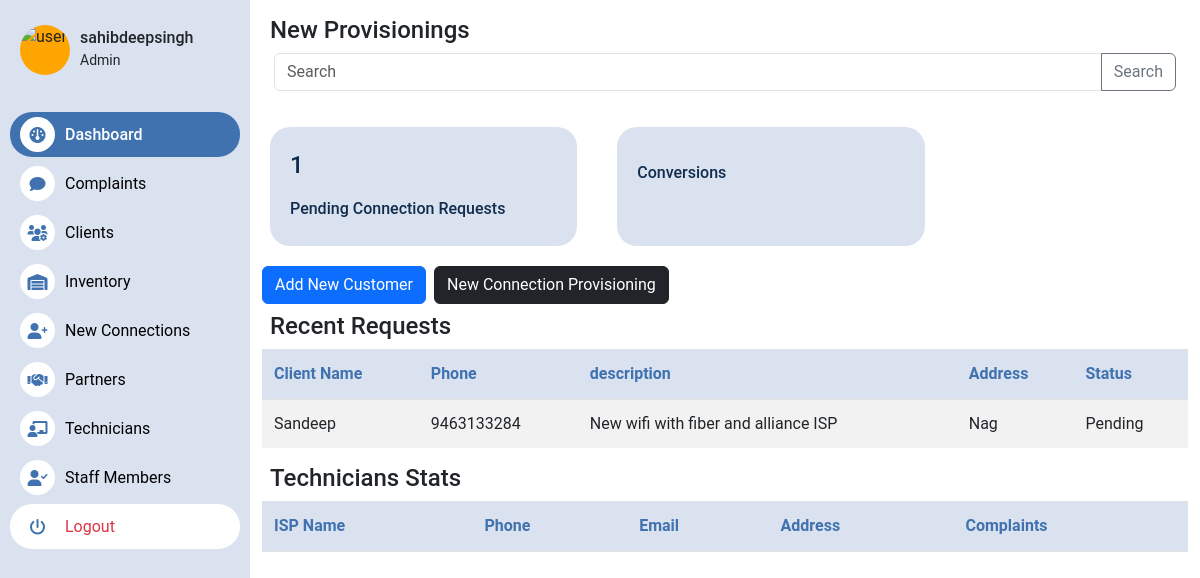
/accounts/provisioning/dashboard (signed in), run on the app's committed database.
### users/models.py (models this page shows, shortened)
class NewConnectionRequest(models.Model):
    name = models.CharField(max_length=255)
    phone_number = models.CharField(max_length=15)
    address = models.TextField()
    description = models.TextField()
    date = models.DateTimeField(auto_now_add=True)
    is_completed = models.BooleanField(default=False)
    is_deleted = models.BooleanField(default=False)
    status = models.CharField(max_length=255, default='Pending')
    assigned_to = models.ForeignKey(Technician, on_delete=models.CASCADE, blank=True, null=True)
    partner = models.ForeignKey(Partner, on_delete=models.CASCADE, blank=True, null=True)
    request_type = models.CharField(max_length=255, default='New Internet Connection', choices=request_type)

### users/views.py (the view)
# urls.py: path('provisioning/dashboard',new_conn_dash,name='new-conn-dash'),
@group_required(("Staff", "Partner","Admin","Technician"))
def new_conn_dash(request):
    partner = return_user_partner(request)
    pending_conn = NewConnectionRequest.objects.filter(partner=partner,status="Pending")
    camera_connections = NewConnectionRequest.objects.filter(partner=partner,request_type="Camera Connection")
    new_internet_connections = NewConnectionRequest.objects.filter(partner=partner,request_type="New Internet Connection")
    conersions = NewConnectionRequest.objects.filter(partner=partner,is_completed=True)
    recent_clients = NewConnectionRequest.objects.filter(partner=partner).order_by("-id")
    context={
        "pending_conn":pending_conn,
        "conersions":conersions,
        "recent_clients":recent_clients,
        "new_isp":new_internet_connections,
        "camera_connections":camera_connections
    }
    return render(request, "users/new_connections_dash.html", context)

### users/views.py (called while the page is built)
def return_user_partner(request):
        user = request.user
        try:
            staff = StaffMember.objects.get(user=user)
            partner = staff.partner
        except:
            pass
        try:
            partner = Partner.objects.get(user=user)
        except:
            pass
        if partner:
            return partner
        return None

### templates/users/new_connections_dash.html (shortened to what this page needs)
{% extends 'home/base.html' %}
{% block content %}
<div class="container mt-3">
    <h4 class="mx-2">New Provisionings</h4>
    <div class="container">
        <form action="{% url 'search_user' %}" method="post">
            <div class="input-group mb-3">
                <input type="text" class="form-control" placeholder="Search" name="number" aria-label="Search" aria-describedby="button-addon2">
                <button class="btn btn-outline-secondary" type="submit" id="button-addon2">Search</button>
            </div>
        </form>
    </div>
    <div class="row w-75">
            <div class="col stats">
                <p>{{pending_conn.count}} </p>
                <h6>Pending Connection Requests</h6>
            </div>
            <div class="col stats">
                <h6>Conversions</h6>
            </div>
    </div>
    <div class="d-flex ">
        <a href="{%  url 'create-customer' %}"><button class="btn btn-primary ">Add New Customer</button></a>
        <a href="{%  url 'create-connection-request' %}"><button class="btn btn-dark mx-2">New Connection Provisioning</button></a>
    </div>
    <h4 class="mx-2 mt-2">Recent Requests</h4>
    <table class="custom-table">
        <thead>
            <tr>
                <th>Client Name</th>
                <th>Phone</th>
                <th>description</th>
                <th>Address</th>
                <th>Status</th>
            </tr>
        </thead>
        <tbody>
            {% for client in recent_clients %}
            <tr>
                <td>{{ client.name }}</td>
                <td>{{ client.phone_number }}</td>
                <td>{{ client.description }}</td>
                <td>{{ client.address }} </td>
                <td>{{ client.status }}</td>
            </tr>
            {% endfor %}
        </tbody>
    </table>
    <h4 class="mx-2 mt-2">Technicians Stats</h4>
    <table class="custom-table">
        <thead>
            <tr>
                <th>ISP Name</th>
                <th>Phone</th>
                <th>Email</th>
                <th>Address</th>
                <th>Complaints</th>
            </tr>
        </thead>
    </table>
</div>
{% endblock %}

### templates/home/sidebar.html
<div class="sidebar">
    <div class="login-user">
        <img src="https://cdn.britannica.com/42/233842-050-E64243D7/Pomeranian-dog.jpg" class="user-image" alt="user">
        <div>
            <h5 class="h6 m-0 p-0">{{request.user.username}}</h6>
            <small class="m-0">
                {% if request.user.is_superuser %}
                Admin
                {% else %}
                {% for group in request.user.groups.all %}
                    {{group}}
                {% endfor %}
                {% endif %}
            </small>
        </div>
    </div>
    <ul>
        <a href="{% url 'dashboard' %}"><li class="active"><div class="icon"><i class="fa fa-dashboard" aria-hidden="true"></i></div>Dashboard</li></a>
        <a href="{% url 'complaints_dash' %}"><li> <div class="icon"><i class="fa-solid fa-comment"></i></div> Complaints</li></a>
        <a href="{% url 'clients' %}"><li><div class="icon"><i class="fa-solid fa-users-gear"></i></div>Clients</li></a>
        <a href="{% url 'inventory_dash' %}"><li><div class="icon"><i class="fa-solid fa-warehouse"></i></div>Inventory</li></a>
        <a href="{% url 'new-conn-dash' %}"><li><div class="icon"><i class="fa-solid fa-user-plus"></i></div>New Connections</li></a>
        {% if  request.user.groups.all.0 == "Staff"  %}
        {% else %}
            <a href=""><li><div class="icon"><i class="fa-solid fa-handshake"></i></div>Partners</li></a>
        {% endif %}
            <a href="{% url 'tech-dash' %}"><li><div class="icon"><i class="fa-solid fa-chalkboard-user"></i></div>Technicians</li></a>
        {% if  request.user.groups.all.0 == "Staff"  %}
        {% else %}
            <a href=""><li><div class="icon"><i class="fa-solid fa-user-check"></i></div>Staff Members</li></a>
        {% endif %}
        <a href="{% url 'logout' %}"><li class="bg-white text-danger"><div class="icon"><i class="fa-solid fa-power-off"></i></div>Logout</li></a>
    </ul>
</div>

### media/sidebar.css (style rules this page uses)
.sidebar { position: fixed; top: 0; left: 0; width: 250px; height: 100%; background: #DBE2EF; z-index: 100; transition: 0.5s; }
.sidebar > .login-user { margin-top: 20px; height: 60px; display: flex; align-items: center; margin-left: 20px; }
.user-image { width: 50px; height: 50px; border-radius: 50%; margin-right: 10px; background-color: orange; object-fit: cover; }
.sidebar ul { margin-top: 20px; padding: 10px; display: flex; flex-direction: column; font-weight: 400; }
.sidebar ul li { list-style: none; margin: 2px 0; color: black; height: 45px; display: flex; align-items: center; padding: 0px 10px; border-radius: 22px; transition: ease-in-out 0.1s; }
.icon { width: 35px; height: 35px; border-radius: 50%; background-color: #fff; margin-right: 10px; display: flex; justify-content: center; align-items: center; color: #3F72AF; }
.active { background-color: #3F72AF; color: white !important; font-weight: 500; }
a { text-decoration: none; color: inherit; }

### media/main.css (style rules this page uses)
body { background-color: #fff; font-family: 'Roboto', sans-serif; margin: 0; padding: 0; }
.stats { width: 90%; margin: 20px; padding: 20px; background-color: #DBE2EF; border-radius: 20px; color: #112D4E; }
.stats > p { font-size: 24px; font-weight: 500; color: #112D4E; }

### templates/home/base.html (style rules this page uses)
.custom-table { width: 100%; margin-bottom: 1rem; color: #212529; border-collapse: collapse; }
.custom-table th, .custom-table td { padding: 0.75rem; vertical-align: top; border-top: 1px solid #dee2e6; }
.custom-table thead { vertical-align: bottom; border-bottom: 2px solid #dee2e6; background-color: #DBE2EF !important; color: #3F72AF !important; border-radius: 0.25rem; }
.custom-table tbody tr:nth-of-type(odd) { background-color: rgba(0, 0, 0, 0.05); }

### templates/users/new_connections_dash.html (style rules this page uses)
.custom-table { width: 100%; margin-bottom: 1rem; color: #212529; border-collapse: collapse; }
.custom-table th, .custom-table td { padding: 0.75rem; vertical-align: top; border-top: 1px solid #dee2e6; }
.custom-table thead { vertical-align: bottom; border-bottom: 2px solid #dee2e6; background-color: #DBE2EF !important; color: #3F72AF !important; border-radius: 0.25rem; }
.custom-table tbody tr:nth-of-type(odd) { background-color: rgba(0, 0, 0, 0.05); }

### data on the page
NewConnectionRequest: name "Sandeep", phone_number "9463133284", description "New wifi with fiber and alliance ISP", address "Nag", status "Pending"

### other printed values
{{ request.user.username }} "sahibdeepsingh"
{{ pending_conn.count }} "1"
